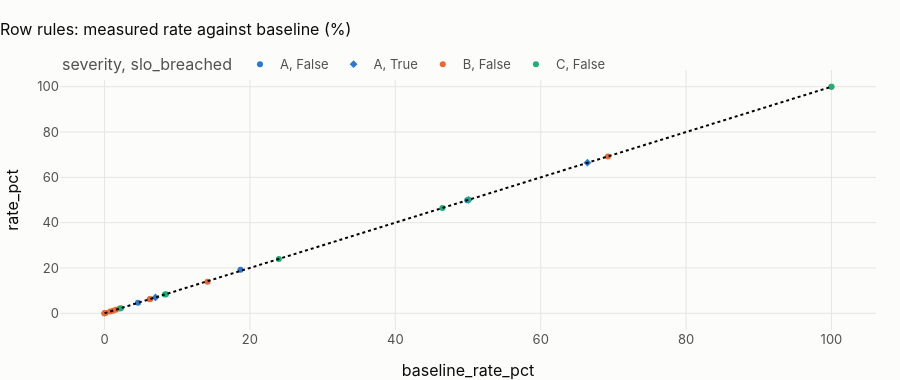

The code cell stored with this chart in its notebook:
### Markdown cell above
## 1 · Integrity rules against their SLOs
`dq_integrity_findings` holds one row per (rule, violating row): 11.5 M rows, because some rules fire on half a
table. `dq_rule_summary` turns them into rates per rule and compares each with its baseline and maximum (seed
`dq_rule_slo`); cell rules C01–C10 are summarised per table the same way.

### Code cell
summ = pl.q("""select rule_id, severity, table_name, violations, table_rows, rate_pct, baseline_rate_pct,
                      max_rate_pct, slo_breached, enforce_in_dev, rule_description
               from {dq_rule_summary} where rule_id like 'R%' order by rule_id""")
show(summ, paging=False)
fig = px.scatter(
    summ,
    x="baseline_rate_pct",
    y="rate_pct",
    color="severity",
    hover_name="rule_id",
    symbol="slo_breached",
    title="Row rules: measured rate against baseline (%)",
)
fig.add_shape(type="line", x0=0, y0=0, x1=100, y1=100, line=dict(dash="dot"))
fig.update_layout(height=380)
fig.show()

### Figure 1 — Plotly figure (JSON) as saved in the notebook; plotly's stock layout.template omitted (floating-point values rounded to 4 significant figures)
{"data": [{"hovertemplate": "<b>%{hovertext}</b><br><br>severity=A<br>slo_breached=False<br>baseline_rate_pct=%{x}<br>rate_pct=%{y}<extra></extra>", "hovertext": ["R01", "R02", "R03", "R04"], "legendgroup": "A, False", "marker": {"color": "#2a78d6", "symbol": "circle"}, "mode": "markers", "name": "A, False", "orientation": "v", "showlegend": true, "type": "scatter", "x": [18.7, 49.9, 4.6, 0.0], "xaxis": "x", "y": [19.26, 49.9, 4.596, 0.0], "yaxis": "y"}, {"hovertemplate": "<b>%{hovertext}</b><br><br>severity=A<br>slo_breached=True<br>baseline_rate_pct=%{x}<br>rate_pct=%{y}<extra></extra>", "hovertext": ["R21", "R25", "R26"], "legendgroup": "A, True", "marker": {"color": "#2a78d6", "symbol": "diamond"}, "mode": "markers", "name": "A, True", "orientation": "v", "showlegend": true, "type": "scatter", "x": [50.06, 66.43, 7.0], "xaxis": "x", "y": [50.06, 66.49, 7.005], "yaxis": "y"}, {"hovertemplate": "<b>%{hovertext}</b><br><br>severity=B<br>slo_breached=False<br>baseline_rate_pct=%{x}<br>rate_pct=%{y}<extra></extra>", "hovertext": ["R05", "R06", "R07", "R08", "R09", "R10", "R11", "R12", "R13", "R22", "R23", "R24"], "legendgroup": "B, False", "marker": {"color": "#eb6834", "symbol": "circle"}, "mode": "markers", "name": "B, False", "orientation": "v", "showlegend": true, "type": "scatter", "x": [2.07, 6.21, 6.28, 0.0, 0.0, 0.15, 1.15, 1.55, 0.76, 14.17, 100.0, 69.25], "xaxis": "x", "y": [2.071, 6.211, 6.278, 0.0, 0.0, 0.149, 1.149, 1.549, 0.758, 13.86, 100.0, 69.25], "yaxis": "y"}, {"hovertemplate": "<b>%{hovertext}</b><br><br>severity=C<br>slo_breached=False<br>baseline_rate_pct=%{x}<br>rate_pct=%{y}<extra></extra>", "hovertext": ["R15", "R16", "R17", "R18", "R19", "R20", "R27"], "legendgroup": "C, False", "marker": {"color": "#1baf7a", "symbol": "circle"}, "mode": "markers", "name": "C, False", "orientation": "v", "showlegend": true, "type": "scatter", "x": [8.3, 8.44, 50.09, 2.25, 46.48, 23.98, 100.0], "xaxis": "x", "y": [8.306, 8.432, 50.09, 2.249, 46.48, 23.98, 100.0], "yaxis": "y"}], "layout": {"height": 380, "legend": {"title": {"text": "severity, slo_breached"}, "tracegroupgap": 0}, "shapes": [{"line": {"dash": "dot"}, "type": "line", "x0": 0, "x1": 100, "y0": 0, "y1": 100}], "title": {"text": "Row rules: measured rate against baseline (%)"}, "xaxis": {"anchor": "y", "domain": [0.0, 1.0], "title": {"text": "baseline_rate_pct"}}, "yaxis": {"anchor": "x", "domain": [0.0, 1.0], "title": {"text": "rate_pct"}}}}
